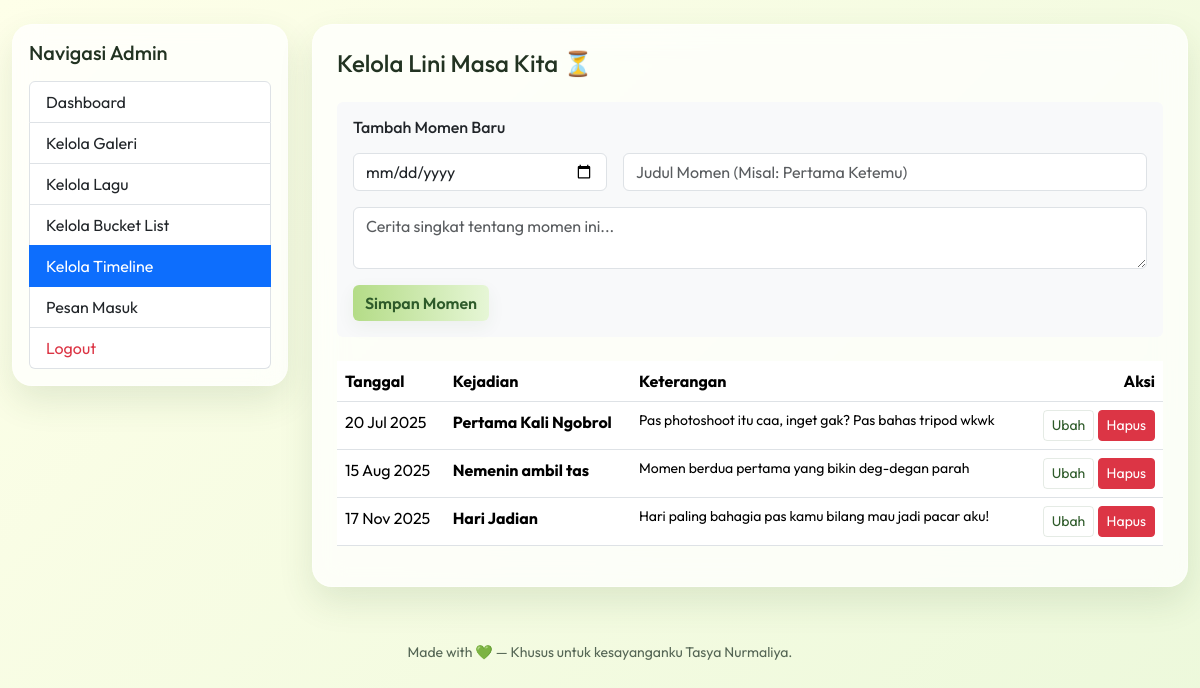
The page /admin/timeline.php (signed in) on the database its author committed.
### tables this page shows
CREATE TABLE IF NOT EXISTS timeline (
    id INT AUTO_INCREMENT PRIMARY KEY,
    event_date DATE NOT NULL,
    title VARCHAR(100) NOT NULL,
    description TEXT,
    created_at TIMESTAMP DEFAULT CURRENT_TIMESTAMP
);

### lib/functions.php (called while the page is built, shortened)
<?php
require_once __DIR__ . '/../config/database.php';
function getTimeline()
{
    global $pdo;
    try {
        $stmt = $pdo->query("SELECT * FROM timeline ORDER BY event_date ASC");
        return $stmt->fetchAll();
    } catch (PDOException $e) {
        if ($e->getCode() == '42S02') {
            $pdo->exec("CREATE TABLE IF NOT EXISTS timeline (
                id INT AUTO_INCREMENT PRIMARY KEY,
                event_date DATE NOT NULL,
                title VARCHAR(100) NOT NULL,
                description TEXT,
                created_at TIMESTAMP DEFAULT CURRENT_TIMESTAMP
            )");
            $pdo->exec("INSERT INTO timeline (event_date, title, description) VALUES
                ('2025-07-20', 'Pertama Kali Ngobrol', 'Pas photoshoot itu caa, inget gak? Pas bahas tripod wkwk'),
                ('2025-08-15', 'Nemenin ambil tas', 'Momen berdua pertama yang bikin deg-degan parah'),
                ('2025-11-17', 'Hari Jadian', 'Hari paling bahagia pas kamu bilang mau jadi pacar aku!')");
            return $pdo->query("SELECT * FROM timeline ORDER BY event_date ASC")->fetchAll();
        }
        return [];
    }
}
function formatDate($date, $format = 'd M Y')
{
    return date($format, strtotime($date));
}
?>

### admin/timeline.php (the view, shortened to what this page needs)
<?php
require_once '../lib/auth.php';
require_once '../lib/functions.php';
$events = getTimeline();
include '../views/partials/header.php';
?>
<div class="container-fluid py-4">
    <div class="row">
        <div class="col-md-3 mb-4">
            <div class="card-rose p-3">
                <h5 class="mb-3">Navigasi Admin</h5>
                <div class="list-group">
                    <a href="dashboard.php" class="list-group-item list-group-item-action">Dashboard</a>
                    <a href="gallery.php" class="list-group-item list-group-item-action">Kelola Galeri</a>
                    <a href="songs.php" class="list-group-item list-group-item-action">Kelola Lagu</a>
                    <a href="bucket_list.php" class="list-group-item list-group-item-action">Kelola Bucket List</a>
                    <a href="timeline.php" class="list-group-item list-group-item-action active">Kelola Timeline</a>
                    <a href="messages.php" class="list-group-item list-group-item-action">Pesan Masuk</a>
                    <a href="../logout.php" class="list-group-item list-group-item-action text-danger">Logout</a>
                </div>
            </div>
        </div>
        <div class="col-md-9">
            <div class="card-rose p-4">
                <h4 class="mb-4">Kelola Lini Masa Kita ⏳</h4>
                <div class="card mb-4 bg-light border-0">
                    <div class="card-body">
                        <h6 class="mb-3">Tambah Momen Baru</h6>
                        <form method="POST">
                            <div class="row g-3">
                                <div class="col-md-4">
                                    <input type="date" name="date" class="form-control" required>
                                </div>
                                <div class="col-md-8">
                                    <input type="text" name="title" class="form-control"
                                        placeholder="Judul Momen (Misal: Pertama Ketemu)" required>
                                </div>
                                <div class="col-12">
                                    <textarea name="description" class="form-control" rows="2"
                                        placeholder="Cerita singkat tentang momen ini..."></textarea>
                                </div>
                                <div class="col-12">
                                    <button type="submit" name="add" class="btn btn-primary">Simpan Momen</button>
                                </div>
                            </div>
                        </form>
                    </div>
                </div>
                <div class="table-responsive">
                    <table class="table table-hover">
                        <thead>
                            <tr>
                                <th>Tanggal</th>
                                <th>Kejadian</th>
                                <th>Keterangan</th>
                                <th class="text-end">Aksi</th>
                            </tr>
                        </thead>
                        <tbody>
                            <?php foreach ($events as $ev): ?>
                                <tr>
                                    <td>
                                        <?= formatDate($ev['event_date']) ?>
                                    </td>
                                    <td><strong>
                                            <?= htmlspecialchars($ev['title']) ?>
                                        </strong></td>
                                    <td class="small">
                                        <?= htmlspecialchars($ev['description']) ?>
                                    </td>
                                    <td class="text-end">
                                        <button type="button" class="btn btn-sm btn-outline-primary" data-bs-toggle="modal"
                                            data-bs-target="#editModal<?= $ev['id'] ?>">
                                            Ubah
                                        </button>
                                        <form method="POST" class="d-inline" onsubmit="return confirm('Yakin hapus?')">
                                            <button type="submit" name="delete" class="btn btn-sm btn-danger">Hapus</button>
                                        </form>
                                    </td>
                                </tr>
                            <?php endforeach; ?>
                        </tbody>
                    </table>
                </div>
            </div>
        </div>
    </div>
</div>
<?php include '../views/partials/footer.php'; ?>

### assets/css/style.css (style rules this page uses)
:root { --bg: #feffe9; --accent: #b4dc87; --accent-2: #e6f6d6; --card: rgba(255, 255, 255, 0.75); --muted: #556655; --muted-soft: #6b7a66; --accent-contrast: #2e5b2a; --glass: rgba(255, 255, 255, 0.45); --shadow-premium: 0 15px 35px rgba(46, 91, 42, 0.12); }
html, body { height: 100%; }
body { background: var(--bg); background: linear-gradient(-45deg, #feffe9, #f2faeb, #e6f6d6, #feffe9); background-size: 400% 400%; animation: auroraBg 15s ease infinite; font-family: "Outfit", "Inter", system-ui, sans-serif; color: #223322; -webkit-font-smoothing: antialiased; -moz-osx-font-smoothing: grayscale; overflow-x: hidden; }
.card-rose { background: var(--card); border-radius: 20px; padding: 24px; backdrop-filter: blur(15px); -webkit-backdrop-filter: blur(15px); box-shadow: var(--shadow-premium); border: 1px solid rgba(255, 255, 255, 0.4); overflow: visible; transition: transform 0.3s ease, box-shadow 0.3s ease; }
.btn-primary { background: linear-gradient(90deg, var(--accent), var(--accent-2)); border: none; color: var(--accent-contrast); font-weight: 600; box-shadow: 0 6px 18px rgba(46, 91, 42, 0.06); }
.btn-outline-primary { color: var(--accent-contrast); border-color: rgba(46, 91, 42, 0.12); background: transparent; }

### rows shown on the page
timeline: event_date "20 Jul 2025", title "Pertama Kali Ngobrol", description "Pas photoshoot itu caa, inget gak? Pas bahas tripod wkwk"
timeline: event_date "15 Aug 2025", title "Nemenin ambil tas", description "Momen berdua pertama yang bikin deg-degan parah"
timeline: event_date "17 Nov 2025", title "Hari Jadian", description "Hari paling bahagia pas kamu bilang mau jadi pacar aku!"
